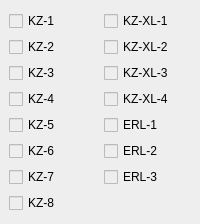
                      <widget class="QWidget" name="makineler_check_boxes" native="true">
                       <property name="minimumSize">
                        <size>
                         <width>0</width>
                         <height>200</height>
                        </size>
                       </property>
                       <property name="layoutDirection">
                        <enum>Qt::LayoutDirection::LeftToRight</enum>
                       </property>
                       <property name="styleSheet">
                        <string notr="true">background-color: #EEEEEE;</string>
                       </property>
                       <layout class="QGridLayout" name="gridLayout">
                        <property name="leftMargin">
                         <number>9</number>
                        </property>
                        <property name="horizontalSpacing">
                         <number>10</number>
                        </property>
                        <item row="0" column="0">
                         <widget class="QCheckBox" name="makineler_checkBox_KZ_1">
                          <property name="text">
                           <string>KZ-1</string>
                          </property>
                         </widget>
                        </item>
                        <item row="0" column="1">
                         <widget class="QCheckBox" name="makineler_checkBox_KZ_XL_1">
                          <property name="text">
                           <string>KZ-XL-1</string>
                          </property>
                         </widget>
                        </item>
                        <item row="1" column="0">
                         <widget class="QCheckBox" name="makineler_checkBox_KZ_2">
                          <property name="text">
                           <string>KZ-2</string>
                          </property>
                         </widget>
                        </item>
                        <item row="1" column="1">
                         <widget class="QCheckBox" name="makineler_checkBox_KZ_XL_2">
                          <property name="text">
                           <string>KZ-XL-2</string>
                          </property>
                         </widget>
                        </item>
                        <item row="2" column="0">
                         <widget class="QCheckBox" name="makineler_checkBox_KZ_3">
                          <property name="text">
                           <string>KZ-3</string>
                          </property>
                         </widget>
                        </item>
                        <item row="2" column="1">
                         <widget class="QCheckBox" name="makineler_checkBox_KZ_XL_3">
                          <property name="text">
                           <string>KZ-XL-3</string>
                          </property>
                         </widget>
                        </item>
                        <item row="3" column="0">
                         <widget class="QCheckBox" name="makineler_checkBox_KZ_4">
                          <property name="text">
                           <string>KZ-4</string>
                          </property>
                         </widget>
                        </item>
                        <item row="3" column="1">
                         <widget class="QCheckBox" name="makineler_checkBox_KZ_XL_4">
                          <property name="text">
                           <string>KZ-XL-4</string>
                          </property>
                         </widget>
                        </item>
                        <item row="4" column="0">
                         <widget class="QCheckBox" name="makineler_checkBox_KZ_5">
                          <property name="text">
                           <string>KZ-5</string>
                          </property>
                         </widget>
                        </item>
                        <item row="4" column="1">
                         <widget class="QCheckBox" name="makineler_checkBox_ERL_1">
                          <property name="text">
                           <string>ERL-1</string>
                          </property>
                         </widget>
                        </item>
                        <item row="5" column="0">
                         <widget class="QCheckBox" name="makineler_checkBox_KZ_6">
                          <property name="text">
                           <string>KZ-6</string>
                          </property>
                         </widget>
                        </item>
                        <item row="5" column="1">
                         <widget class="QCheckBox" name="makineler_checkBox_ERL_2">
                          <property name="text">
                           <string>ERL-2</string>
                          </property>
                         </widget>
                        </item>
                        <item row="6" column="0">
                         <widget class="QCheckBox" name="makineler_checkBox_KZ_7">
                          <property name="text">
                           <string>KZ-7</string>
                          </property>
                         </widget>
                        </item>
                        <item row="6" column="1">
                         <widget class="QCheckBox" name="makineler_checkBox_ERL_3">
                          <property name="text">
                           <string>ERL-3</string>
                          </property>
                         </widget>
                        </item>
                        <item row="7" column="0">
                         <widget class="QCheckBox" name="makineler_checkBox_KZ_8">
                          <property name="text">
                           <string>KZ-8</string>
                          </property>
                         </widget>
                        </item>
                       </layout>
                      </widget>
